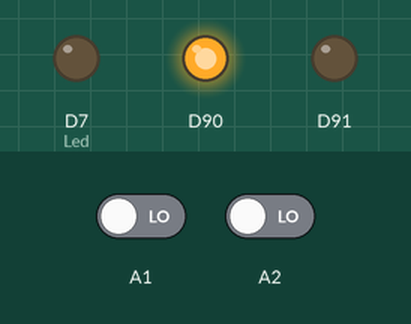
Recording of a sketch running on a simulated Arduino MKR. Shown: output pins drawn as LEDs (lit = HIGH). The test bench sets the inputs (shaded band); at power-on: A1 LOW, A2 LOW. WiFi joins after 1.5 s; servers stay silent unless stated; what the sketch prints to the serial monitor is not drawn.

Above: at 3.0 s.
3.1 s: A1 driven HIGH
At 3.5 s:
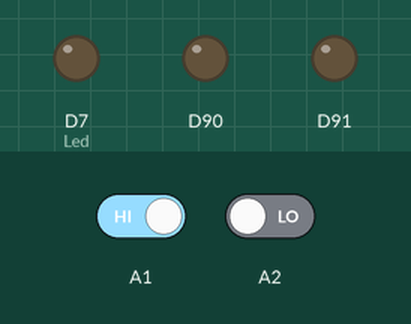
6.1 s: A1 driven LOW
At 7.0 s:
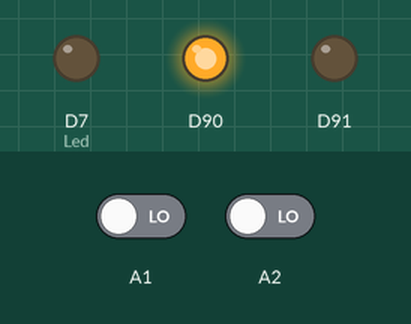
7.6 s: A2 driven HIGH
At 8.2 s:
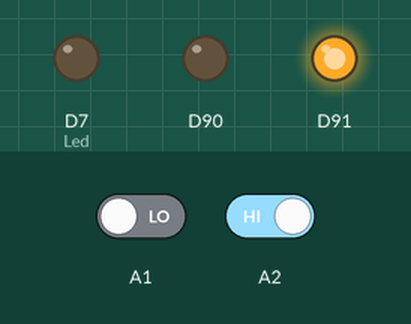
9.1 s: A2 driven LOW
At 10.5 s:
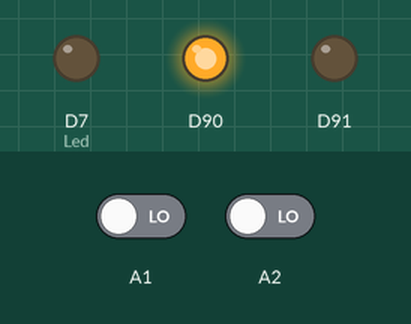
Timing chart, 0 to 11.6 s (numbered marks = the images above; inputs shaded):
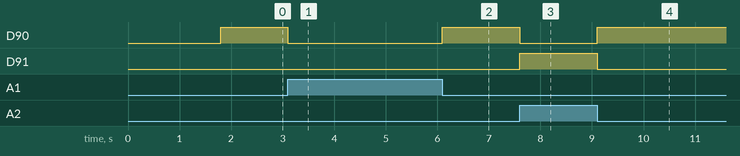

The sketch:

lamp.ino
```cpp
/***********Includes*************/
#include <Arduino.h>
/* Include library main header */
#include <bgt60-ino.hpp>
/* Include Arduino platform header */
#include <bgt60-platf-ino.hpp>

#include <SPI.h>
#include <WiFiNINA.h>//wifi library for mkrwifi 1010
#include <utility/wifi_drv.h>//library for onboard LED control
#include <BlynkSimpleWiFiNINA.h>

/*********************** wifi credentials *********************/
char auth[] = " ls4DunOd0FgHh3LfwCxG_NPM4Von0-AK";//authentication token for the app
char ssid[] = "iPhone";
char pass[] = "hjhjhjhj";


/***********Defines*************/
#ifndef TD
#define TD  15
#endif

#ifndef PD
#define PD  16
#endif

/*********************** variables *********************/
int GreenLED=25;//Pin number for onboard Green LED
int RedLED=26;//Pin number for onboard Red LED
int BlueLED=27;//Pin number for onboard Blue LED
int Led=7;
WidgetLED ledrad(V2);// you can change pin number here to match the one assigned in widget box)


/* Create radar object with following arguments:
 *  TD : Target Detect Pin
 *  PD : Phase Detect Pin */
Bgt60Ino radarShield(TD, PD);

void setup()
{
   Serial.begin(9600);
   Blynk.begin(auth, ssid, pass);  // Start communication with Blynk App

   WiFiDrv::pinMode(RedLED, OUTPUT); //syntax defining MKR wifi1010 onboard LED as OUTPUT.
   WiFiDrv::pinMode(BlueLED, OUTPUT);
   pinMode(Led,OUTPUT);

    // Configures the GPIO pins to input mode
    Error_t init_status = radarShield.init();
    /* Check if the initialization was successful */
    if (OK != init_status) {
        Serial.println("Init failed.");
    }
    else {
        Serial.println("Init successful.");
    }
 }


void loop()
{
    /* Initialize the variable to NO_DIR to be able to record new events */
    Bgt60::Direction_t direction = Bgt60::NO_DIR;

    /* The getDirection() API does two things:
        1. Returns the success or failure to detect direction of object as a message of type Error_t.
           Any value other than OK indicates failure
        2. Sets recent event in "direction" variable. Events can be: APPROACHING, DEPARTING or NO_DIR */
    Error_t err = radarShield.getDirection(direction);

    /* Check if API execution is successful */
    if (err == OK)
    {
        digitalWrite(Led,LOW);
        /* Cases based on value set in direction variable */
        switch (direction)
        {
            /* Variable "direction" is set to APPROACHING when target is moving closer to sensor */
            case Bgt60::APPROACHING:
                WiFiDrv::digitalWrite(BlueLED, HIGH);//blue on board LED switches ON
                WiFiDrv::digitalWrite(RedLED, LOW);//Red on board LED switches OFF
                ledrad.on();
                break;
            /* Variable "direction" is set to DEPARTING when target is moving away from sensor */
            case Bgt60::DEPARTING:
                WiFiDrv::digitalWrite(RedLED, HIGH);//Red on board LED switches ON
                WiFiDrv::digitalWrite(BlueLED, LOW);//blue on board LED switches OFF
                ledrad.on();
                break;
            /* Variable "direction" is set to NO_DIR when no motion was detected */
            case Bgt60::NO_DIR:
                WiFiDrv::digitalWrite(RedLED, LOW);//Red on board LED switches OFF
                WiFiDrv::digitalWrite(BlueLED, LOW);//blue on board LED switches OFF
                delay(1000);
                digitalWrite(Led,HIGH);
                ledrad.off();
                break;
        }
    }
    /* API execution returned error */
    else{
        Serial.println("Error occurred!");
    }

    /* Reducing the frequency of the measurements */
    //delay(500);
}
```

Measured:
- after the input at 3.1 s, D90: HIGH → LOW at once
- after the input at 6.1 s, D90: LOW → HIGH at once
- after the input at 7.6 s, D90: HIGH → LOW at once; D91: LOW → HIGH at once
- after the input at 9.1 s, D90: LOW → HIGH at once; D91: HIGH → LOW at once
